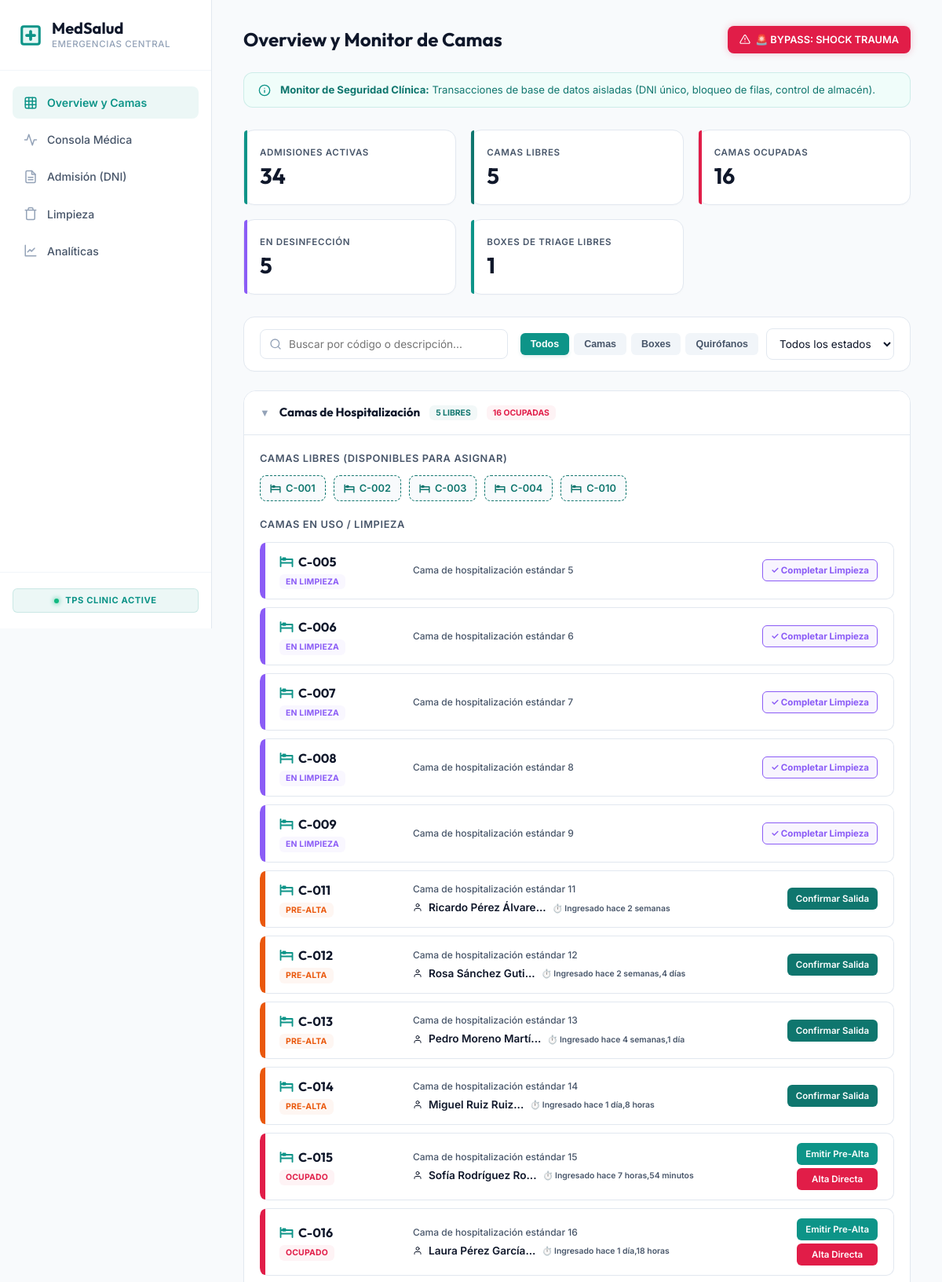
The page / (upper part) on the database its author committed.
### urgencias/models.py (models this page shows, shortened)
class Recurso(models.Model):
    TIPO_CHOICES = [
        ('CAMA', 'Cama'),
        ('BOX', 'Box de Atención'),
        ('QUIROFANO', 'Quirófano'),
    ]
    ESTADO_CHOICES = [
        ('DISPONIBLE', 'Disponible'),
        ('OCUPADO', 'Ocupado'),
        ('MANTENIMIENTO', 'En Mantenimiento'),
        ('PRE_ALTA', 'Pre-Alta'),
        ('LIMPIEZA', 'En Limpieza'),
    ]
    codigo = models.CharField(max_length=20, unique=True, db_index=True, verbose_name="Código de Recurso")
    tipo = models.CharField(max_length=20, choices=TIPO_CHOICES, default='CAMA', verbose_name="Tipo de Recurso")
    estado = models.CharField(max_length=20, choices=ESTADO_CHOICES, default='DISPONIBLE', verbose_name="Estado")
    descripcion = models.TextField(blank=True, null=True, verbose_name="Descripción")

class Admision(models.Model):
    TRIAGE_CHOICES = [
        ('ROJO', 'Rojo (Nivel 1 - Crítico)'),
        ('NARANJA', 'Naranja (Nivel 2 - Emergencia)'),
        ('AMARILLO', 'Amarillo (Nivel 3 - Urgencia)'),
        ('VERDE', 'Verde (Nivel 4 - Menor)'),
        ('AZUL', 'Azul (Nivel 5 - No Urgente)'),
    ]
    ESTADO_CHOICES = [
        ('EN_ESPERA', 'En Espera de Triage'),
        ('EN_TRIAJE', 'En Triaje / Evaluación'),
        ('ADMITIDO', 'Admitido con Recurso'),
        ('ALTA', 'Dado de Alta / Egreso'),
    ]
    paciente = models.ForeignKey(Paciente, on_delete=models.CASCADE, related_name="admisiones", verbose_name="Paciente")
    fecha_ingreso = models.DateTimeField(auto_now_add=True, verbose_name="Fecha de Ingreso")
    triage_nivel = models.CharField(max_length=20, choices=TRIAGE_CHOICES, default='AMARILLO', verbose_name="Nivel de Triage")
    motivo_consulta = models.TextField(verbose_name="Motivo de Consulta")
    recurso_asignado = models.ForeignKey(Recurso, on_delete=models.SET_NULL, null=True, blank=True, related_name="admisiones_activas", verbose_name="Recurso Asignado")
    estado = models.CharField(max_length=20, choices=ESTADO_CHOICES, default='EN_ESPERA', verbose_name="Estado de la Admisión")
    fecha_triage = models.DateTimeField(null=True, blank=True, verbose_name="Fecha de Evaluación Triage")
    fecha_admision_cama = models.DateTimeField(null=True, blank=True, verbose_name="Fecha de Asignación de Cama")
    fecha_pre_alta = models.DateTimeField(null=True, blank=True, verbose_name="Fecha de Orden de Pre-Alta")
    fecha_alta = models.DateTimeField(null=True, blank=True, verbose_name="Fecha de Alta Definitiva")
    notas_alta = models.TextField(blank=True, null=True, verbose_name="Notas de Egreso")

class Paciente(models.Model):
    documento_identidad = models.CharField(max_length=20, unique=True, db_index=True, verbose_name="Documento de Identidad")
    nombre = models.CharField(max_length=100, verbose_name="Nombre")
    apellido = models.CharField(max_length=100, verbose_name="Apellido")
    fecha_nacimiento = models.DateField(verbose_name="Fecha de Nacimiento")
    historia_clinica_num = models.CharField(max_length=30, unique=True, verbose_name="Número de Historia Clínica")

### urgencias/views.py (the view)
# urls.py: path('', views.dashboard, name='dashboard'),
def dashboard(request):
    active_admisiones_prefetch = Prefetch(
        'admisiones_activas',
        queryset=Admision.objects.exclude(estado='ALTA').select_related('paciente')
    )
    recursos = Recurso.objects.prefetch_related(active_admisiones_prefetch).all().order_by('tipo', 'codigo')
    admisiones_activas = Admision.objects.select_related(
        'paciente',
        'recurso_asignado',
        'cuenta_facturacion'
    ).exclude(estado='ALTA').order_by('-fecha_ingreso')
    stats = {
        'total_pacientes': Paciente.objects.count(),
        'admisiones_activas': admisiones_activas.count(),
        'camas_libres': RecursosCount(recursos, 'CAMA', 'DISPONIBLE'),
        'camas_ocupadas': RecursosCount(recursos, 'CAMA', 'OCUPADO'),
        'boxes_libres': RecursosCount(recursos, 'BOX', 'DISPONIBLE'),
        'boxes_ocupados': RecursosCount(recursos, 'BOX', 'OCUPADO'),
    }
    stats['recursos_limpieza'] = RecursosCount(recursos, None, 'LIMPIEZA')
    stats['total_recursos'] = len(recursos)
    context = {
        'recursos': recursos,
        'admisiones': admisiones_activas,
        'stats': stats,
        'active_page': 'dashboard',
    }
    return render(request, 'urgencias/dashboard.html', context)

### urgencias/templates/urgencias/dashboard.html (shortened to what this page needs)
{% extends 'urgencias/base.html' %}
{% block section_title %}Overview y Monitor de Camas{% endblock %}
{% block content %}
<div class="stats-grid">
    <div class="stat-card total">
        <span class="stat-label">Admisiones Activas</span>
        <span class="stat-value">{{ stats.admisiones_activas }}</span>
    </div>
    <div class="stat-card disponible">
        <span class="stat-label">Camas Libres</span>
        <span class="stat-value">{{ stats.camas_libres }}</span>
    </div>
    <div class="stat-card ocupado">
        <span class="stat-label">Camas Ocupadas</span>
        <span class="stat-value">{{ stats.camas_ocupadas }}</span>
    </div>
    <div class="stat-card limpieza">
        <span class="stat-label">En Desinfección</span>
        <span class="stat-value">{{ stats.recursos_limpieza }}</span>
    </div>
    <div class="stat-card total">
        <span class="stat-label">Boxes de Triage Libres</span>
        <span class="stat-value">{{ stats.boxes_libres }}</span>
    </div>
</div>
<div class="filter-toolbar">
    <div class="filter-search-group">
        <input type="text" id="resourceSearch" class="form-control filter-search-input" placeholder="Buscar por código o descripción..." oninput="filterResourcesLive()">
    </div>
    <div class="filter-select-group">
        <div class="resources-tabs">
            <button class="tab-btn active" onclick="changeTypeFilter('TODOS')">Todos</button>
            <button class="tab-btn" onclick="changeTypeFilter('CAMA')">Camas</button>
            <button class="tab-btn" onclick="changeTypeFilter('BOX')">Boxes</button>
            <button class="tab-btn" onclick="changeTypeFilter('QUIROFANO')">Quirófanos</button>
        </div>
        <select id="stateFilter" class="form-control filter-select" onchange="filterResourcesLive()">
            <option value="ALL">Todos los estados</option>
        </select>
    </div>
</div>
<div class="accordion-section" id="sec-camas">
    <div class="accordion-header" onclick="toggleAccordion('sec-camas')">
        <div class="accordion-title">
            <span class="accordion-icon">▼</span>
            <h3>Camas de Hospitalización</h3>
            <span class="count-badge disponible">{{ stats.camas_libres }} libres</span>
            <span class="count-badge ocupado">{{ stats.camas_ocupadas }} ocupadas</span>
        </div>
    </div>
    <div class="accordion-content">
        <div style="margin-bottom: 20px;">
            <h4 style="font-size: 0.8rem; color: var(--text-secondary); margin-bottom: 12px; font-weight: 600; text-transform: uppercase; letter-spacing: 0.05em;">Camas Libres (Disponibles para Asignar)</h4>
            <div style="display: flex; flex-wrap: wrap; gap: 10px;">
                {% for recurso in recursos %}
                    {% if recurso.tipo == 'CAMA' and recurso.estado == 'DISPONIBLE' %}
                        <div class="free-resource-pill" onclick="openAssignModal('{{ recurso.id }}', '{{ recurso.codigo }}')" title="Asignar {{ recurso.codigo }}">
                            <svg width="14" height="14" viewBox="0 0 24 24" fill="none" stroke="currentColor" stroke-width="2.5" stroke-linecap="round" stroke-linejoin="round">
                                <path d="M2 4v16M22 8v12M2 8h20M2 14h20M6 6h4v3H6z"/>
                            </svg>
                            {{ recurso.codigo }}
                        </div>
                    {% endif %}
                {% endfor %}
            </div>
        </div>
        <h4 style="font-size: 0.8rem; color: var(--text-secondary); margin-bottom: 12px; font-weight: 600; text-transform: uppercase; letter-spacing: 0.05em;">Camas en Uso / Limpieza</h4>
        <div class="resources-list-view">
            {% for recurso in recursos %}
                {% if recurso.tipo == 'CAMA' and recurso.estado != 'DISPONIBLE' %}
                    <div class="resource-list-item state-{{ recurso.estado|lower }}" data-tipo="{{ recurso.tipo }}">
                        <div class="resource-header">
                            <span class="resource-code">
                                <svg width="16" height="16" viewBox="0 0 24 24" fill="none" stroke="currentColor" stroke-width="2.5" stroke-linecap="round" stroke-linejoin="round">
                                    <path d="M2 4v16M22 8v12M2 8h20M2 14h20M6 6h4v3H6z"/>
                                </svg>
                                {{ recurso.codigo }}
                            </span>
                            <span class="resource-badge">{{ recurso.get_estado_display }}</span>
                        </div>
                        <div class="resource-details">
                            <div style="font-weight: 500; font-size: 0.75rem;">{{ recurso.descripcion }}</div>
                            {% if recurso.estado == 'OCUPADO' or recurso.estado == 'PRE_ALTA' %}
                                {% for adm in recurso.admisiones_activas.all %}
                                    {% if adm.estado != 'ALTA' %}
                                    <div class="resource-patient">
                                        <svg width="12" height="12" viewBox="0 0 24 24" fill="none" stroke="currentColor" stroke-width="2" stroke-linecap="round" stroke-linejoin="round">
                                            <path d="M20 21v-2a4 4 0 0 0-4-4H8a4 4 0 0 0-4 4v2"/><circle cx="12" cy="7" r="4"/>
                                        </svg>
                                        <span>{{ adm.paciente.nombre }} {{ adm.paciente.apellido|slice:":12" }}...</span>
                                        {% if adm.fecha_admision_cama %}
                                            <div style="font-size: 0.65rem; color: var(--text-secondary); margin-top: 2px;">
                                                ⏱️ Ingresado hace {{ adm.fecha_admision_cama|timesince }}
                                            </div>
                                        {% endif %}
                                    </div>
                                    {% endif %}
                                {% endfor %}
                            {% endif %}
                        </div>
                        <div class="resource-actions">
                            {% if recurso.estado == 'OCUPADO' %}
                                {% for adm in recurso.admisiones_activas.all %}
                                    {% if adm.estado != 'ALTA' %}
                                        <div style="display: flex; flex-direction: column; gap: 4px; width: 100%;">
                                            <button class="btn btn-primary btn-sm btn-full" onclick="ordenarPreAlta('{{ adm.id }}')">Emitir Pre-Alta</button>
                                            <button class="btn btn-danger btn-sm btn-full" onclick="liberarRecurso('{{ adm.id }}')">Alta Directa</button>
                                        </div>
                                    {% endif %}
                                {% endfor %}
                            {% elif recurso.estado == 'PRE_ALTA' %}
                                {% for adm in recurso.admisiones_activas.all %}
                                    {% if adm.estado != 'ALTA' %}
                                        <button class="btn btn-success btn-sm btn-full" onclick="confirmarSalidaFisica('{{ adm.id }}')">Confirmar Salida</button>
                                    {% endif %}
                                {% endfor %}
                            {% elif recurso.estado == 'LIMPIEZA' %}
                                <button class="btn btn-secondary btn-sm btn-full" onclick="registrarLimpiezaCompletada('{{ recurso.id }}')" style="border-color: var(--color-limpieza); color: var(--color-limpieza); background: rgba(124, 58, 237, 0.05); font-weight: bold;">✓ Completar Limpieza</button>
                            {% endif %}
                        </div>
                    </div>
                {% endif %}
            {% endfor %}
        </div>
    </div>
</div>
{% endblock %}

### rows shown on the page
Recurso: codigo "C-001"
Recurso: codigo "C-002"
Recurso: codigo "C-003"
Recurso: codigo "C-004"
Recurso: codigo "C-010"
Recurso: codigo "C-005", estado "EN LIMPIEZA", descripcion "Cama de hospitalización estándar 5"
Recurso: codigo "C-006", estado "EN LIMPIEZA", descripcion "Cama de hospitalización estándar 6"
Recurso: codigo "C-007", estado "EN LIMPIEZA", descripcion "Cama de hospitalización estándar 7"
Recurso: codigo "C-008", estado "EN LIMPIEZA", descripcion "Cama de hospitalización estándar 8"
Recurso: codigo "C-009", estado "EN LIMPIEZA", descripcion "Cama de hospitalización estándar 9"
Recurso: codigo "C-011", estado "PRE-ALTA", descripcion "Cama de hospitalización estándar 11"
Admision: paciente.nombre "Ricardo", paciente.apellido "Pérez Álvare", fecha_admision_cama "2 semanas"
Recurso: codigo "C-012", estado "PRE-ALTA", descripcion "Cama de hospitalización estándar 12"
Admision: paciente.nombre "Rosa", paciente.apellido "Sánchez Guti", fecha_admision_cama "2 semanas,4 días"
Recurso: codigo "C-013", estado "PRE-ALTA", descripcion "Cama de hospitalización estándar 13"
Admision: paciente.nombre "Pedro", paciente.apellido "Moreno Martí", fecha_admision_cama "4 semanas,1 día"
Recurso: codigo "C-014", estado "PRE-ALTA", descripcion "Cama de hospitalización estándar 14"
Admision: paciente.nombre "Miguel", paciente.apellido "Ruiz Ruiz", fecha_admision_cama "1 día,8 horas"
Recurso: codigo "C-015", estado "OCUPADO", descripcion "Cama de hospitalización estándar 15"
Admision: paciente.nombre "Sofía", paciente.apellido "Rodríguez Ro", fecha_admision_cama "7 horas,54 minutos"
Recurso: codigo "C-016", estado "OCUPADO", descripcion "Cama de hospitalización estándar 16"
Admision: paciente.nombre "Laura", paciente.apellido "Pérez García", fecha_admision_cama "1 día,18 horas"

### other values the page prints
{{ stats.admisiones_activas }} "34"
{{ stats.camas_libres }} "5"
{{ stats.camas_ocupadas }} "16"
{{ stats.recursos_limpieza }} "5"
{{ stats.boxes_libres }} "1"
